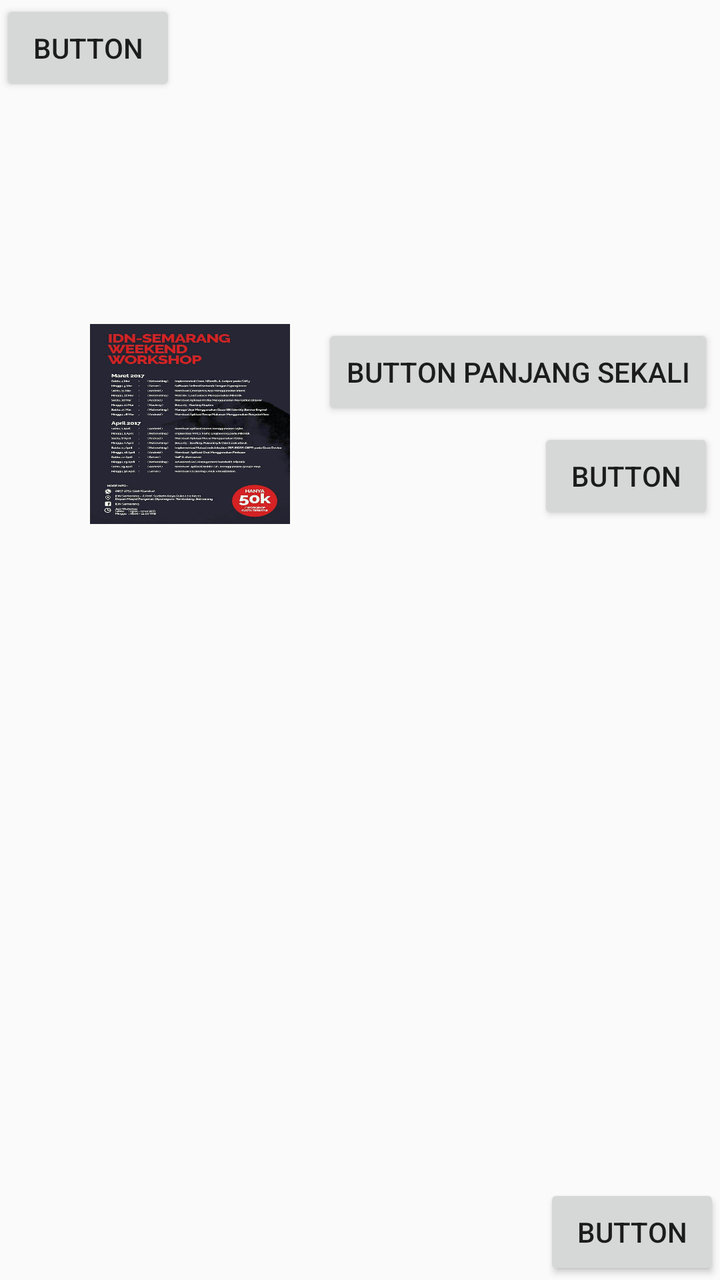
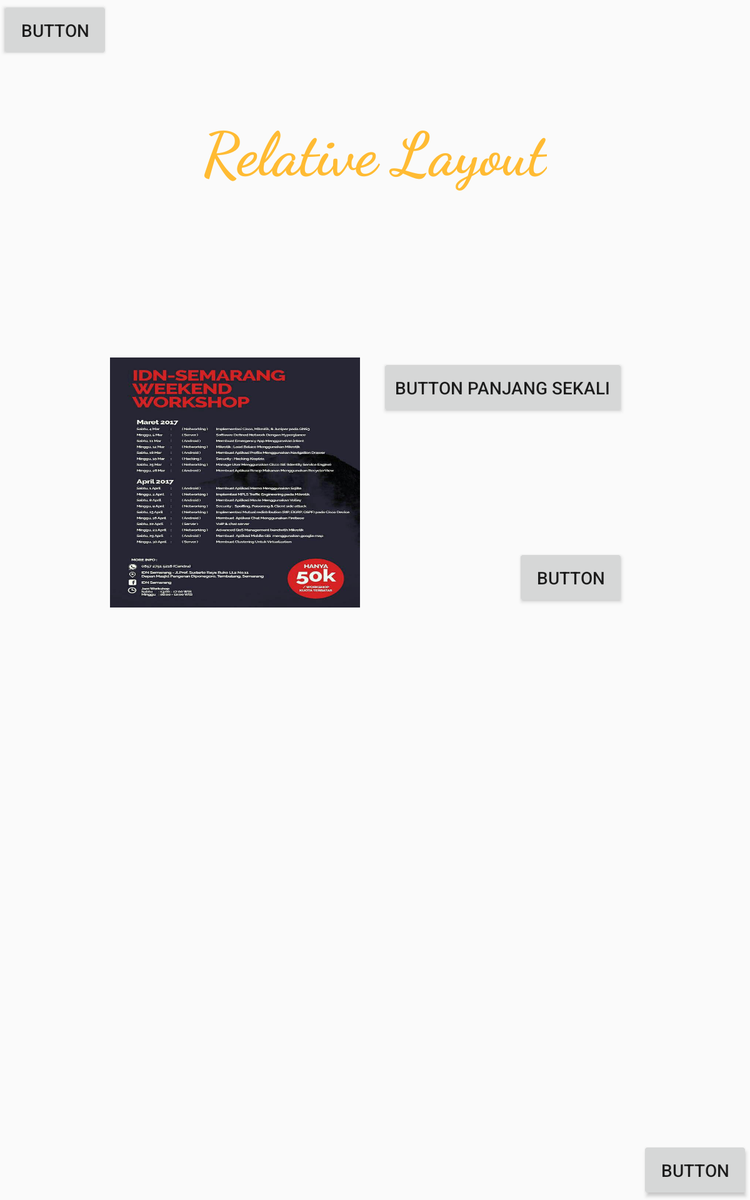

One screen, two layout resources from the same app: the default and the repository's alternative for another configuration. Each is rendered where Android would select it; the XML of both is given below.
<!-- AndroidManifest.xml: application theme AppTheme -->
<!-- res/layout/activity_relative_layout.xml -->
<?xml version="1.0" encoding="utf-8"?>
<RelativeLayout xmlns:android="http://schemas.android.com/apk/res/android"
    xmlns:app="http://schemas.android.com/apk/res-auto"
    xmlns:tools="http://schemas.android.com/tools"
    android:layout_width="match_parent"
    android:layout_height="match_parent"
    tools:context="id.co.imastudio.studylayout.RelativeLayoutActivity">

    <Button
        android:id="@+id/button"
        android:layout_width="wrap_content"
        android:layout_height="wrap_content"
        android:layout_alignParentLeft="true"
        android:layout_alignParentStart="true"
        android:layout_alignParentTop="true"
        android:text="Button" />

    <Button
        android:id="@+id/button3"
        android:layout_width="wrap_content"
        android:layout_height="wrap_content"
        android:layout_alignParentBottom="true"
        android:layout_alignParentEnd="true"
        android:layout_alignParentRight="true"
        android:text="Button" />

    <ImageView
        android:id="@+id/imageView"
        android:layout_width="100dp"
        android:layout_height="100dp"
        android:scaleType="fitXY"
        app:srcCompat="@drawable/gambar_2"
        android:layout_marginLeft="45dp"
        android:layout_marginStart="45dp"
        android:layout_marginTop="114dp"
        android:layout_below="@+id/button"
        android:layout_alignParentLeft="true"
        android:layout_alignParentStart="true" />

    <Button
        android:id="@+id/button4"
        android:layout_width="wrap_content"
        android:layout_height="wrap_content"
        android:layout_alignTop="@+id/imageView"
        android:layout_marginLeft="16dp"
        android:layout_marginStart="16dp"
        android:layout_toEndOf="@+id/imageView"
        android:layout_toRightOf="@id/imageView"
        android:text="Button Panjang Sekali" />

    <Button
        android:id="@+id/button16"
        android:layout_width="wrap_content"
        android:layout_height="wrap_content"
        android:layout_alignBottom="@+id/imageView"
        android:layout_alignEnd="@+id/button4"
        android:layout_alignRight="@+id/button4"
        android:text="Button" />

</RelativeLayout>
<!-- resources referenced by this layout -->
<resources>
  <!-- drawable gambar_2: jpg bitmap (drawable, 90014 bytes) -->
  <style name="AppTheme" parent="Theme.AppCompat.Light.DarkActionBar">
          
          <item name="colorPrimary">@color/colorPrimary</item>
          <item name="colorPrimaryDark">@color/colorPrimaryDark</item>
          <item name="colorAccent">@color/colorAccent</item>
      </style>
  <color name="colorPrimary">#4CB2D4</color>
  <color name="colorPrimaryDark">#3a839c</color>
  <color name="colorAccent">#FF4081</color>
</resources>
<!-- res/layout-large/activity_relative_layout.xml (the repository's variant of the layout above) -->
<!-- drawn on a 7-inch tablet held upright -->
<?xml version="1.0" encoding="utf-8"?>
<RelativeLayout xmlns:android="http://schemas.android.com/apk/res/android"
    xmlns:app="http://schemas.android.com/apk/res-auto"
    xmlns:tools="http://schemas.android.com/tools"
    android:layout_width="match_parent"
    android:layout_height="match_parent"
    tools:context="id.co.imastudio.studylayout.RelativeLayoutActivity">

    <Button
        android:id="@+id/button"
        android:layout_width="wrap_content"
        android:layout_height="wrap_content"
        android:layout_alignParentLeft="true"
        android:layout_alignParentStart="true"
        android:layout_alignParentTop="true"
        android:text="Button" />

    <Button
        android:id="@+id/button3"
        android:layout_width="wrap_content"
        android:layout_height="wrap_content"
        android:layout_alignParentBottom="true"
        android:layout_alignParentEnd="true"
        android:layout_alignParentRight="true"
        android:text="Button" />

    <ImageView
        android:id="@+id/imageView"
        android:layout_width="200dp"
        android:layout_height="200dp"
        android:layout_marginTop="238dp"
        android:scaleType="fitXY"
        app:srcCompat="@drawable/gambar_2"
        android:layout_below="@+id/button"
        android:layout_toRightOf="@+id/button"
        android:layout_toEndOf="@+id/button" />

    <Button
        android:id="@+id/button4"
        android:layout_width="wrap_content"
        android:layout_height="wrap_content"
        android:layout_alignTop="@+id/imageView"
        android:layout_marginLeft="16dp"
        android:layout_marginStart="16dp"
        android:layout_toEndOf="@+id/imageView"
        android:layout_toRightOf="@id/imageView"
        android:text="Button Panjang Sekali" />

    <Button
        android:id="@+id/button16"
        android:layout_width="wrap_content"
        android:layout_height="wrap_content"
        android:layout_alignBottom="@+id/imageView"
        android:layout_alignEnd="@+id/button4"
        android:layout_alignRight="@+id/button4"
        android:text="Button" />

    <TextView
        android:id="@+id/textView"
        android:layout_width="wrap_content"
        android:layout_height="wrap_content"
        style="@style/JudulLayout"
        android:text="Relative Layout"
        android:layout_below="@+id/button"
        android:layout_centerHorizontal="true"
        android:layout_marginTop="38dp" />

</RelativeLayout>
<!-- resources referenced by the variant -->
<!-- as a 7-inch tablet held upright resolves them -->
<resources>
  <!-- drawable gambar_2: jpg bitmap (drawable, 90014 bytes) -->
  <style name="JudulLayout">
          <item name="android:textSize">48dp</item>
          <item name="android:fontFamily">cursive</item>
          <item name="android:textColor">@android:color/holo_orange_light</item>
          <item name="android:textStyle">bold</item>
  
      </style>
  <style name="AppTheme" parent="Theme.AppCompat.Light.DarkActionBar">
          
          <item name="colorPrimary">@color/colorPrimary</item>
          <item name="colorPrimaryDark">@color/colorPrimaryDark</item>
          <item name="colorAccent">@color/colorAccent</item>
      </style>
  <color name="colorPrimary">#4CB2D4</color>
  <color name="colorPrimaryDark">#3a839c</color>
  <color name="colorAccent">#FF4081</color>
</resources>
